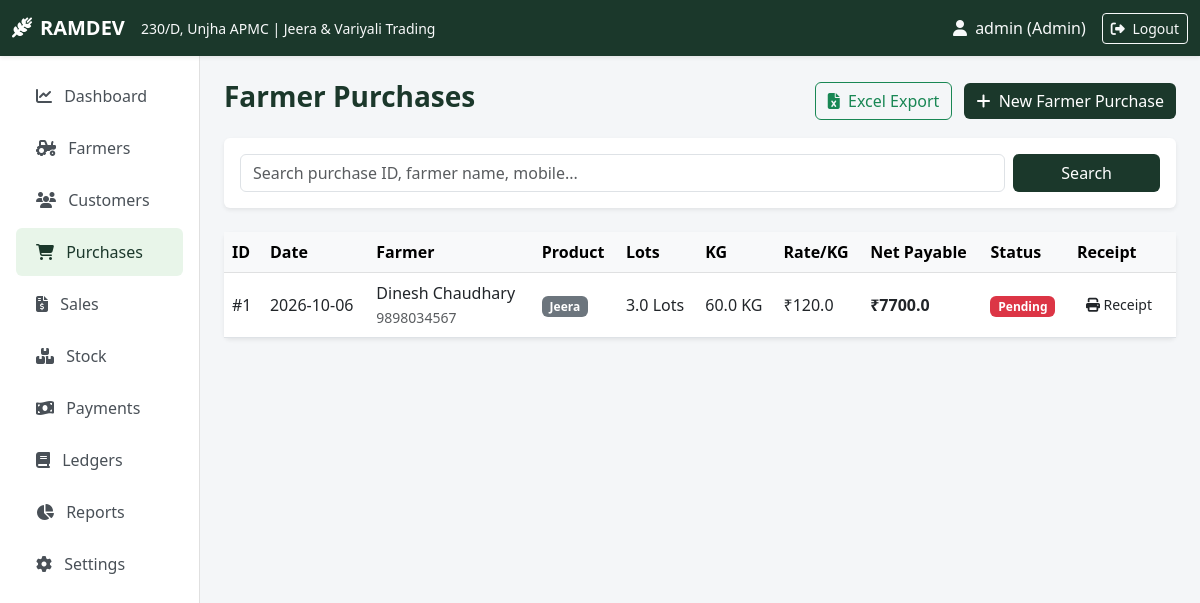
Screenshot of /purchases (signed in) with the database file from the repository.
### tables this page shows
CREATE TABLE settings (
            key TEXT PRIMARY KEY,
            value TEXT NOT NULL
        );

CREATE TABLE purchases (
            id INTEGER PRIMARY KEY AUTOINCREMENT,
            date TEXT NOT NULL,
            farmer_id INTEGER NOT NULL,
            product_id INTEGER NOT NULL,
            lots REAL NOT NULL,
            kg REAL NOT NULL,
            rate_per_kg REAL NOT NULL,
            quality TEXT,
            moisture REAL DEFAULT 0,
            lot_number TEXT,
            transport_charges REAL DEFAULT 0,
            other_charges REAL DEFAULT 0,
            gross_amount REAL NOT NULL,
            net_payable REAL NOT NULL,
            paid_amount REAL DEFAULT 0,
            remaining_amount REAL NOT NULL,
            payment_status TEXT NOT NULL,
            payment_method TEXT,
            notes TEXT,
            FOREIGN KEY (farmer_id) REFERENCES farmers(id),
            FOREIGN KEY (product_id) REFERENCES products(id)
        );

CREATE TABLE farmers (
            id INTEGER PRIMARY KEY AUTOINCREMENT,
            name TEXT NOT NULL,
            mobile TEXT NOT NULL,
            village TEXT NOT NULL,
            created_at TIMESTAMP DEFAULT CURRENT_TIMESTAMP
        );

CREATE TABLE products (
            id INTEGER PRIMARY KEY AUTOINCREMENT,
            name TEXT UNIQUE NOT NULL,
            stock_kg REAL DEFAULT 0.0,
            opening_stock_kg REAL DEFAULT 0.0
        );

### app.py (the view)
@app.route('/purchases')
@login_required
def purchases():
    conn = get_db_connection()
    search = request.args.get('search', '').strip()
    if search:
        query = """
            SELECT p.*, f.name as farmer_name, f.mobile, pr.name as product_name
            FROM purchases p
            JOIN farmers f ON p.farmer_id = f.id
            JOIN products pr ON p.product_id = pr.id
            WHERE f.name LIKE ? OR f.mobile LIKE ? OR p.id LIKE ? OR pr.name LIKE ?
            ORDER BY p.id DESC
        """
        purchases_list = conn.execute(query, (f'%{search}%', f'%{search}%', f'%{search}%', f'%{search}%')).fetchall()
    else:
        purchases_list = conn.execute("""
            SELECT p.*, f.name as farmer_name, f.mobile, pr.name as product_name
            FROM purchases p
            JOIN farmers f ON p.farmer_id = f.id
            JOIN products pr ON p.product_id = pr.id
            ORDER BY p.id DESC
        """).fetchall()
    conn.close()
    return render_template('purchases.html', purchases=purchases_list, search=search)

### app.py (called while the page is built)
@app.context_processor
def inject_global_vars():
    business_info = {
        'name': get_setting('business_name', 'RAMDEV'),
        'shop_no': get_setting('shop_no', '230/D'),
        'market': get_setting('market', 'Unjha APMC'),
        'type': get_setting('business_type', 'Jeera & Variyali Trading'),
        'location': get_setting('location', 'Unjha APMC, Gujarat, India'),
        'mobile': get_setting('mobile', ''),
        'email': get_setting('email', ''),
        'gst_no': get_setting('gst_no', ''),
        'lot_weight': get_lot_weight()
    }
    return dict(biz=business_info)

def login_required(f):
    @wraps(f)
    def decorated_function(*args, **kwargs):
        if 'user_id' not in session:
            flash("Please log in to access this page.", "warning")
            return redirect(url_for('login'))
        return f(*args, **kwargs)
    return decorated_function

### database.py (called while the page is built)
def get_db_connection():
    conn = sqlite3.connect(DB_NAME)
    conn.row_factory = sqlite3.Row
    return conn

def get_setting(key, default=""):
    conn = get_db_connection()
    res = conn.execute("SELECT value FROM settings WHERE key = ?", (key,)).fetchone()
    conn.close()
    return res['value'] if res else default

def get_lot_weight():
    try:
        return float(get_setting('lot_weight_kg', '20'))
    except ValueError:
        return 20.0

### templates/purchases.html
{% extends "base.html" %}
{% block content %}
<div class="d-flex justify-content-between align-items-center mb-3">
    <h3 class="fw-bold text-mandi">Farmer Purchases</h3>
    <div>
        <a href="{{ url_for('export_excel', type_name='purchases') }}" class="btn btn-outline-success me-2"><i class="fa-solid fa-file-excel me-1"></i> Excel Export</a>
        <a href="{{ url_for('purchase_form') }}" class="btn btn-mandi"><i class="fa-solid fa-plus me-1"></i> New Farmer Purchase</a>
    </div>
</div>
<div class="card border-0 shadow-sm mb-4">
    <div class="card-body">
        <form method="GET" action="{{ url_for('purchases') }}" class="row g-2">
            <div class="col-md-10">
                <input type="text" name="search" class="form-control" placeholder="Search purchase ID, farmer name, mobile..." value="{{ search }}">
            </div>
            <div class="col-md-2 d-grid">
                <button type="submit" class="btn btn-mandi">Search</button>
            </div>
        </form>
    </div>
</div>
<div class="card border-0 shadow-sm">
    <div class="card-body p-0">
        <div class="table-responsive">
            <table class="table table-hover align-middle mb-0">
                <thead class="table-light">
                    <tr><th>ID</th><th>Date</th><th>Farmer</th><th>Product</th><th>Lots</th><th>KG</th><th>Rate/KG</th><th>Net Payable</th><th>Status</th><th>Receipt</th></tr>
                </thead>
                <tbody>
                    {% for p in purchases %}
                    <tr>
                        <td>#{{ p.id }}</td>
                        <td>{{ p.date }}</td>
                        <td>{{ p.farmer_name }}<br><small class="text-muted">{{ p.mobile }}</small></td>
                        <td><span class="badge bg-secondary">{{ p.product_name }}</span></td>
                        <td>{{ p.lots }} Lots</td>
                        <td>{{ p.kg }} KG</td>
                        <td>₹{{ p.rate_per_kg }}</td>
                        <td class="fw-bold">₹{{ p.net_payable }}</td>
                        <td><span class="badge bg-{% if p.payment_status=='Paid' %}success{% elif p.payment_status=='Partial' %}warning{% else %}danger{% endif %}">{{ p.payment_status }}</span></td>
                        <td>
                            <a href="{{ url_for('purchase_receipt', id=p.id) }}" class="btn btn-sm btn-outline-mandi"><i class="fa-solid fa-print"></i> Receipt</a>
                        </td>
                    </tr>
                    {% else %}
                    <tr><td colspan="10" class="text-center text-muted py-3">No purchases recorded yet.</td></tr>
                    {% endfor %}
                </tbody>
            </table>
        </div>
    </div>
</div>
{% endblock %}

### templates/base.html (shortened to what this page needs)
<!DOCTYPE html>
<html lang="en">
<head>
    <link href="https://cdn.jsdelivr.net/npm/bootstrap@5.3.0/dist/css/bootstrap.min.css" rel="stylesheet">
    <link rel="stylesheet" href="https://cdnjs.cloudflare.com/ajax/libs/font-awesome/6.4.0/css/all.min.css">
    <link rel="stylesheet" href="{{ url_for('static', filename='style.css') }}">
</head>
<body>
    <nav class="navbar navbar-expand-lg navbar-dark bg-mandi sticky-top shadow-sm no-print">
        <div class="container-fluid">
            <a class="navbar-brand fw-bold" href="{{ url_for('dashboard') }}">
                <i class="fa-solid fa-wheat-awn me-2"></i>{{ biz.name }}
            </a>
            <span class="navbar-text text-light d-none d-md-inline me-auto">
                <small>{{ biz.shop_no }}, {{ biz.market }} | {{ biz.type }}</small>
            </span>
            <div class="d-flex align-items-center">
                {% if session.get('user_id') %}
                <span class="text-light me-3"><i class="fa-solid fa-user me-1"></i> {{ session.username }} ({{ session.role }})</span>
                <a href="{{ url_for('logout') }}" class="btn btn-outline-light btn-sm"><i class="fa-solid fa-right-from-bracket me-1"></i> Logout</a>
                {% endif %}
            </div>
        </div>
    </nav>
    <div class="container-fluid">
        <div class="row">
            {% if session.get('user_id') %}
            <nav class="col-md-3 col-lg-2 d-md-block sidebar collapse p-3 no-print">
                <div class="position-sticky">
                    <ul class="nav flex-column">
                        <li class="nav-item"><a class="nav-link {% if request.endpoint == 'dashboard' %}active{% endif %}" href="{{ url_for('dashboard') }}"><i class="fa-solid fa-chart-line me-2"></i> Dashboard</a></li>
                        <li class="nav-item"><a class="nav-link {% if request.endpoint in ['farmers', 'farmer_details'] %}active{% endif %}" href="{{ url_for('farmers') }}"><i class="fa-solid fa-tractor me-2"></i> Farmers</a></li>
                        <li class="nav-item"><a class="nav-link {% if request.endpoint in ['customers', 'customer_details'] %}active{% endif %}" href="{{ url_for('customers') }}"><i class="fa-solid fa-users me-2"></i> Customers</a></li>
                        <li class="nav-item"><a class="nav-link {% if request.endpoint in ['purchases', 'purchase_form', 'purchase_receipt'] %}active{% endif %}" href="{{ url_for('purchases') }}"><i class="fa-solid fa-cart-shopping me-2"></i> Purchases</a></li>
                        <li class="nav-item"><a class="nav-link " href="{{ url_for('sales') }}"><i class="fa-solid fa-file-invoice-dollar me-2"></i> Sales</a></li>
                        <li class="nav-item"><a class="nav-link {% if request.endpoint == 'stock' %}active{% endif %}" href="{{ url_for('stock') }}"><i class="fa-solid fa-boxes-stacked me-2"></i> Stock</a></li>
                        <li class="nav-item"><a class="nav-link {% if request.endpoint == 'payments' %}active{% endif %}" href="{{ url_for('payments') }}"><i class="fa-solid fa-money-bill-wave me-2"></i> Payments</a></li>
                        <li class="nav-item"><a class="nav-link {% if request.endpoint == 'ledger' %}active{% endif %}" href="{{ url_for('ledger') }}"><i class="fa-solid fa-book me-2"></i> Ledgers</a></li>
                        <li class="nav-item"><a class="nav-link {% if request.endpoint == 'reports' %}active{% endif %}" href="{{ url_for('reports') }}"><i class="fa-solid fa-chart-pie me-2"></i> Reports</a></li>
                        {% if session.get('role') == 'Admin' %}
                        <li class="nav-item"><a class="nav-link {% if request.endpoint == 'settings' %}active{% endif %}" href="{{ url_for('settings') }}"><i class="fa-solid fa-gear me-2"></i> Settings</a></li>
                        {% endif %}
                    </ul>
                </div>
            </nav>
            <main class="col-md-9 ms-sm-auto col-lg-10 px-md-4 py-4">
            {% else %}
            <main class="col-12 px-md-4 py-4">
            {% endif %}
                {% block content %}{% endblock %}
            </main>
        </div>
    </div>
</body>
</html>

### static/style.css (style rules this page uses)
:root { --primary-color: #1b382b; --primary-hover: #142a20; --secondary-color: #d4a373; --bg-light: #f4f6f8; --text-dark: #2c3e50; --card-shadow: 0 4px 12px rgba(0,0,0,0.05); }
body { font-family: 'Segoe UI', Tahoma, Geneva, Verdana, sans-serif; background-color: var(--bg-light); color: var(--text-dark); }
.bg-mandi { background-color: var(--primary-color) !important; }
.text-mandi { color: var(--primary-color) !important; }
.btn-mandi { background-color: var(--primary-color); color: #fff; border: none; }
.sidebar { min-height: calc(100vh - 56px); background-color: #ffffff; border-right: 1px solid #e0e0e0; }
.sidebar .nav-link { color: #495057; font-weight: 500; padding: 12px 20px; border-radius: 6px; margin-bottom: 4px; }
.sidebar .nav-link:hover, .sidebar .nav-link.active { background-color: #e8f5e9; color: var(--primary-color); }

### rows the page displays
settings: name "RAMDEV"
settings: shop_no "230/D"
settings: market "Unjha APMC"
settings: type "Jeera & Variyali Trading"
purchases: id "1", date "2026-10-06", farmer_name "Dinesh Chaudhary", mobile "9898034567", product_name "Jeera", lots "3.0", kg "60.0", rate_per_kg "120.0", net_payable "7700.0", payment_status "Pending"

### other values shown
{{ session.username }} "admin"
{{ session.role }} "Admin"
